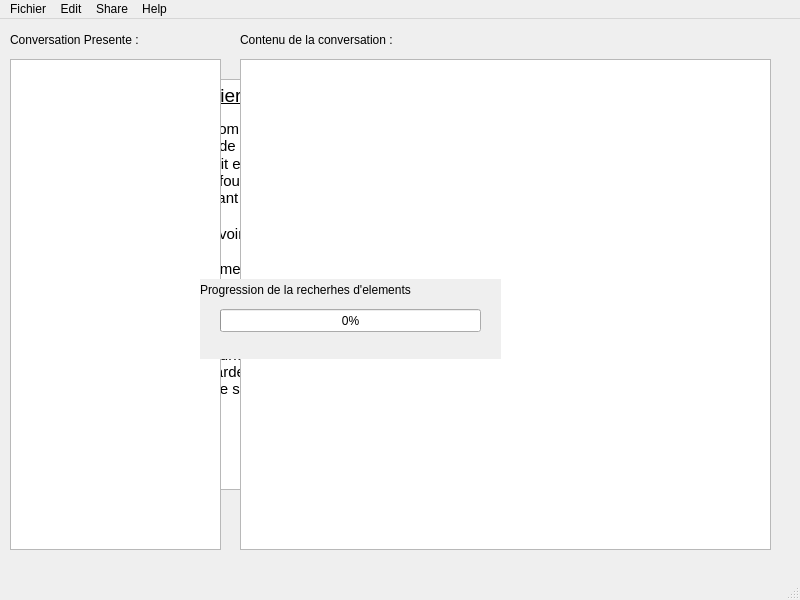
<?xml version="1.0" encoding="UTF-8"?>
<ui version="4.0">
 <class>IpodConversationRecorverMainWindowsApp</class>
 <widget class="QMainWindow" name="IpodConversationRecorverMainWindowsApp">
  <property name="geometry">
   <rect>
    <x>0</x>
    <y>0</y>
    <width>800</width>
    <height>600</height>
   </rect>
  </property>
  <property name="windowTitle">
   <string>MainWindow</string>
  </property>
  <widget class="QWidget" name="centralwidget">
   <widget class="QTextBrowser" name="textBrowser">
    <property name="geometry">
     <rect>
      <x>170</x>
      <y>60</y>
      <width>441</width>
      <height>411</height>
     </rect>
    </property>
    <property name="html">
     <string>&lt;!DOCTYPE HTML PUBLIC &quot;-//W3C//DTD HTML 4.0//EN&quot; &quot;http://www.w3.org/TR/REC-html40/strict.dtd&quot;&gt;
&lt;html&gt;&lt;head&gt;&lt;meta name=&quot;qrichtext&quot; content=&quot;1&quot; /&gt;&lt;style type=&quot;text/css&quot;&gt;
p, li { white-space: pre-wrap; }
&lt;/style&gt;&lt;/head&gt;&lt;body style=&quot; font-family:'Cantarell'; font-size:11pt; font-weight:400; font-style:normal;&quot;&gt;
&lt;p style=&quot; margin-top:0px; margin-bottom:0px; margin-left:0px; margin-right:0px; -qt-block-indent:0; text-indent:0px;&quot;&gt;&lt;span style=&quot; font-size:14pt; text-decoration: underline;&quot;&gt;Premiers pas :&lt;/span&gt;&lt;/p&gt;
&lt;p style=&quot; margin-top:0px; margin-bottom:0px; margin-left:0px; margin-right:0px; -qt-block-indent:0; text-indent:0px;&quot;&gt;&lt;span style=&quot; font-size:8pt;&quot;&gt; &lt;/span&gt;&lt;/p&gt;
&lt;p style=&quot; margin-top:0px; margin-bottom:0px; margin-left:0px; margin-right:0px; -qt-block-indent:0; text-indent:0px;&quot;&gt;Pour commencer a utiliser nos service, vous devez choisir un fichier de base de données qui contient tout vos message.&lt;/p&gt;
&lt;p style=&quot; margin-top:0px; margin-bottom:0px; margin-left:0px; margin-right:0px; -qt-block-indent:0; text-indent:0px;&quot;&gt;Elle doit etre au format SQLite et il est preferable d'utiliser le fichier fournis par un Iphone, Ipod de derniere genration (integrant l'application Message d'Apple)&lt;/p&gt;
&lt;p style=&quot;-qt-paragraph-type:empty; margin-top:0px; margin-bottom:0px; margin-left:0px; margin-right:0px; -qt-block-indent:0; text-indent:0px;&quot;&gt;&lt;br /&gt;&lt;/p&gt;
&lt;p style=&quot; margin-top:0px; margin-bottom:0px; margin-left:0px; margin-right:0px; -qt-block-indent:0; text-indent:0px;&quot;&gt;Pour avoir se fichier il existe plusieurs facon de le recupérer:&lt;/p&gt;
&lt;p style=&quot; margin-top:0px; margin-bottom:0px; margin-left:0px; margin-right:0px; -qt-block-indent:0; text-indent:0px;&quot;&gt;	- Si votre Ipod/Iphone est Jailbreacké vous pouvez directement aller chercher le fichier dans le repertoire &lt;span style=&quot; font-style:italic;&quot;&gt;&amp;quot;&lt;/span&gt;&lt;span style=&quot; font-size:10pt; font-style:italic;&quot;&gt;/var/mobile/library/SMS/&amp;quot;&lt;/span&gt;. vous rapatrier le fichier en question (SMS.db) sur votre ordinteur et le passer au programme.&lt;/p&gt;
&lt;p style=&quot; margin-top:0px; margin-bottom:0px; margin-left:0px; margin-right:0px; -qt-block-indent:0; text-indent:0px;&quot;&gt;	- Si vous n'avez pas Jaibreacké votre Ipod/Iphone vous devez utiliser Itune pour rapatrier le fichier en question. Faites une sauvegarde de votre Idevice puis ouvrez le fichier de savegarde Itune. Le programme se chargera par la suite d'aller cherche se fichier dans la sauvegarde.&lt;/p&gt;
&lt;p style=&quot;-qt-paragraph-type:empty; margin-top:0px; margin-bottom:0px; margin-left:0px; margin-right:0px; -qt-block-indent:0; text-indent:0px;&quot;&gt;&lt;br /&gt;&lt;/p&gt;&lt;/body&gt;&lt;/html&gt;</string>
    </property>
   </widget>
   <widget class="QLabel" name="lableConvPres">
    <property name="geometry">
     <rect>
      <x>10</x>
      <y>10</y>
      <width>201</width>
      <height>21</height>
     </rect>
    </property>
    <property name="text">
     <string>Conversation Presente :</string>
    </property>
   </widget>
   <widget class="QListWidget" name="ContactList">
    <property name="geometry">
     <rect>
      <x>10</x>
      <y>40</y>
      <width>211</width>
      <height>491</height>
     </rect>
    </property>
   </widget>
   <widget class="QTextBrowser" name="ConversationView">
    <property name="geometry">
     <rect>
      <x>240</x>
      <y>40</y>
      <width>531</width>
      <height>491</height>
     </rect>
    </property>
    <property name="html">
     <string>&lt;!DOCTYPE HTML PUBLIC &quot;-//W3C//DTD HTML 4.0//EN&quot; &quot;http://www.w3.org/TR/REC-html40/strict.dtd&quot;&gt;
&lt;html&gt;&lt;head&gt;&lt;meta name=&quot;qrichtext&quot; content=&quot;1&quot; /&gt;&lt;style type=&quot;text/css&quot;&gt;
p, li { white-space: pre-wrap; }
&lt;/style&gt;&lt;/head&gt;&lt;body style=&quot; font-family:'Cantarell'; font-size:11pt; font-weight:400; font-style:normal;&quot;&gt;
&lt;p style=&quot;-qt-paragraph-type:empty; margin-top:0px; margin-bottom:0px; margin-left:0px; margin-right:0px; -qt-block-indent:0; text-indent:0px;&quot;&gt;&lt;br /&gt;&lt;/p&gt;&lt;/body&gt;&lt;/html&gt;</string>
    </property>
   </widget>
   <widget class="QLabel" name="labelContenu">
    <property name="geometry">
     <rect>
      <x>240</x>
      <y>10</y>
      <width>321</width>
      <height>21</height>
     </rect>
    </property>
    <property name="text">
     <string>Contenu de la conversation :</string>
    </property>
   </widget>
   <widget class="QWidget" name="widget" native="true">
    <property name="geometry">
     <rect>
      <x>200</x>
      <y>260</y>
      <width>301</width>
      <height>80</height>
     </rect>
    </property>
    <property name="autoFillBackground">
     <bool>true</bool>
    </property>
    <widget class="QLabel" name="label_3">
     <property name="geometry">
      <rect>
       <x>0</x>
       <y>0</y>
       <width>291</width>
       <height>21</height>
      </rect>
     </property>
     <property name="text">
      <string>Progression de la recherhes d'elements</string>
     </property>
    </widget>
    <widget class="QProgressBar" name="Progress">
     <property name="geometry">
      <rect>
       <x>20</x>
       <y>30</y>
       <width>261</width>
       <height>23</height>
      </rect>
     </property>
     <property name="value">
      <number>0</number>
     </property>
    </widget>
   </widget>
  </widget>
  <widget class="QMenuBar" name="menubar">
   <property name="geometry">
    <rect>
     <x>0</x>
     <y>0</y>
     <width>800</width>
     <height>29</height>
    </rect>
   </property>
   <widget class="QMenu" name="menuFichier">
    <property name="title">
     <string>Fichier</string>
    </property>
    <widget class="QMenu" name="menuOpen">
     <property name="title">
      <string>Open...</string>
     </property>
     <addaction name="actionSMS_db_from_an_Itune_Save"/>
     <addaction name="actionChoose_the_file"/>
    </widget>
    <addaction name="menuOpen"/>
    <addaction name="actionUpload_File_To_server"/>
    <addaction name="actionDownload_a_File_from_server"/>
    <addaction name="actionQuit"/>
   </widget>
   <widget class="QMenu" name="menuEdit">
    <property name="title">
     <string>Edit</string>
    </property>
    <widget class="QMenu" name="menuExport_Data">
     <property name="title">
      <string>Export Data</string>
     </property>
     <addaction name="actionTo_html_format"/>
     <addaction name="actionTo_Xml_format"/>
     <addaction name="action_2"/>
    </widget>
    <addaction name="menuExport_Data"/>
    <addaction name="actionPreferences"/>
   </widget>
   <widget class="QMenu" name="menuShare">
    <property name="title">
     <string>Share</string>
    </property>
    <addaction name="actionTo_our_securized_server"/>
   </widget>
   <widget class="QMenu" name="menuHelp">
    <property name="title">
     <string>Help</string>
    </property>
    <addaction name="actionAbout"/>
    <addaction name="actionVersions"/>
    <addaction name="actionUpdates"/>
    <addaction name="actionDonate"/>
    <addaction name="actionHelp"/>
   </widget>
   <addaction name="menuFichier"/>
   <addaction name="menuEdit"/>
   <addaction name="menuShare"/>
   <addaction name="menuHelp"/>
  </widget>
  <widget class="QStatusBar" name="statusbar"/>
  <action name="actionQuit">
   <property name="text">
    <string>Quit</string>
   </property>
  </action>
  <action name="actionUpload_File_To_server">
   <property name="text">
    <string>Upload File To server...</string>
   </property>
  </action>
  <action name="actionDownload_a_File_from_server">
   <property name="text">
    <string>Download a File from server...</string>
   </property>
  </action>
  <action name="actionSMS_db_from_an_Itune_Save">
   <property name="text">
    <string>SMS.db from an Itune Save</string>
   </property>
  </action>
  <action name="actionChoose_the_file">
   <property name="text">
    <string>Choose the file...</string>
   </property>
  </action>
  <action name="actionPreferences">
   <property name="text">
    <string>Preferences</string>
   </property>
  </action>
  <action name="actionTo_html_format">
   <property name="enabled">
    <bool>true</bool>
   </property>
   <property name="text">
    <string>To html format</string>
   </property>
  </action>
  <action name="actionTo_Xml_format">
   <property name="text">
    <string>To Xml format</string>
   </property>
  </action>
  <action name="action_2">
   <property name="text">
    <string>...*</string>
   </property>
  </action>
  <action name="actionTo_our_securized_server">
   <property name="text">
    <string>To our securized server ..</string>
   </property>
  </action>
  <action name="actionAbout">
   <property name="text">
    <string>About</string>
   </property>
  </action>
  <action name="actionVersions">
   <property name="text">
    <string>Versions</string>
   </property>
  </action>
  <action name="actionUpdates">
   <property name="text">
    <string>Updates</string>
   </property>
  </action>
  <action name="actionDonate">
   <property name="text">
    <string>Donate</string>
   </property>
  </action>
  <action name="actionHelp">
   <property name="text">
    <string>Help</string>
   </property>
  </action>
 </widget>
 <resources/>
 <connections/>
</ui>
